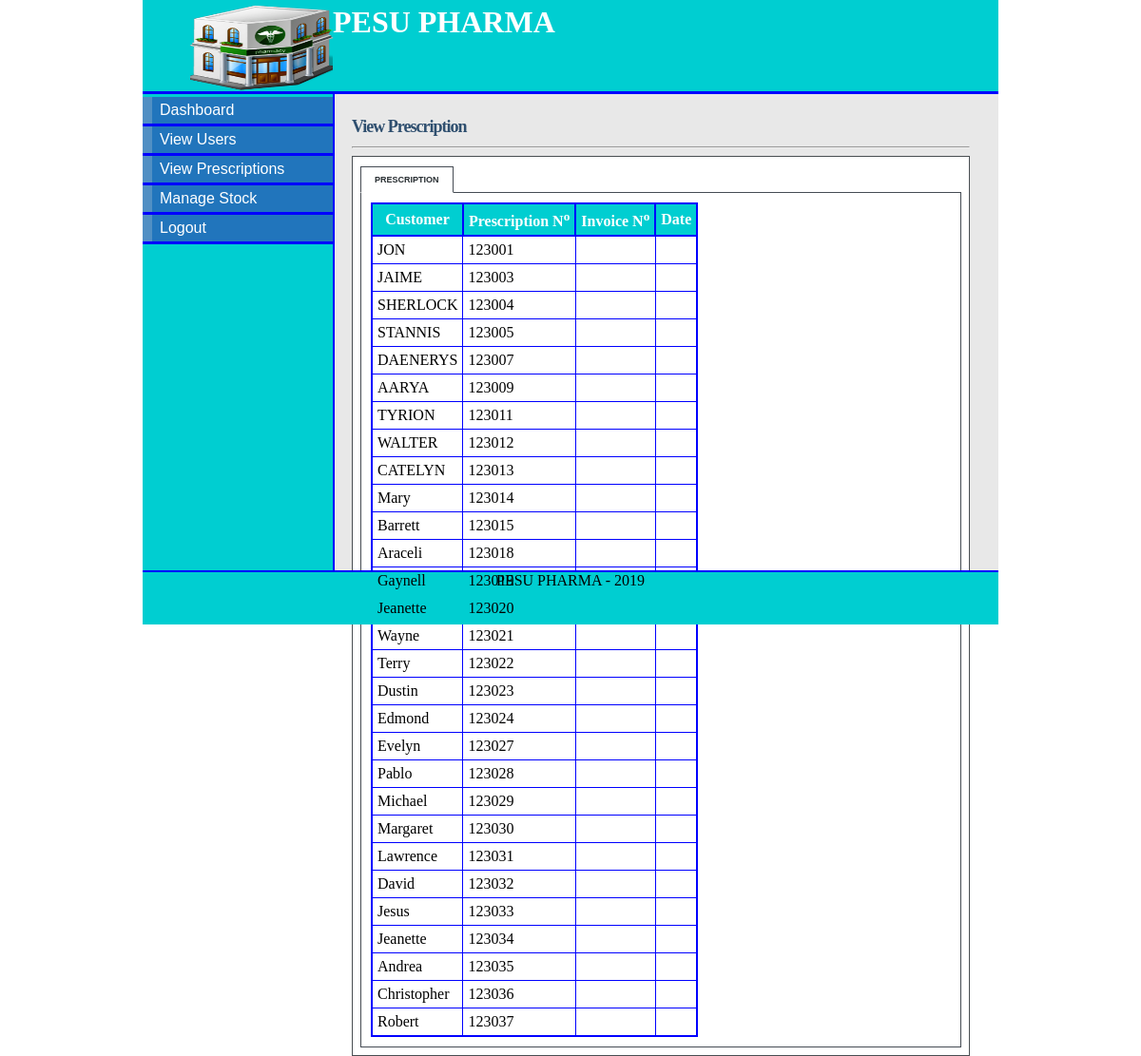
Screenshot of /view_prescription.php (signed in) with the database file from the repository.
### tables this page shows
CREATE TABLE IF NOT EXISTS `PRESCRIPTION`(
  `prescription_id` VARCHAR(10) NOT NULL,
  `order_date` DATE NOT NULL,
  `customer_id` VARCHAR(10) NOT NULL,
  `customer_name` VARCHAR(15) NOT NULL,
  `drug_name` VARCHAR(15) NOT NULL,
  `drug_quantity` INT NOT NULL,
  `cust_phone` INT NOT NULL,
  PRIMARY KEY(`prescription_id`)
);

### view_prescription.php (the view, shortened to what this page needs)
<!DOCTYPE html>
<html>
<head>
<link rel="stylesheet" type="text/css" href="style/mystyle.css">
<link rel="stylesheet" href="style/style.css" type="text/css" media="screen" />
<link rel="stylesheet" href="style/table.css" type="text/css" media="screen" />
</head>
<body>
<div id="content">
<div id="header">
<h1><a href="#"><img src="images/hd_logo.jpg"></a>  PESU PHARMA</h1></div>
<div id="left_column">
<div id="button">
		<ul>
			<li><a href="manager.php">Dashboard</a></li>
			<li><a href="view.php">View Users</a></li>
			<li><a href="view_prescription.php">View Prescriptions</a></li>
			<li><a href="stock.php">Manage Stock</a></li>
			<li><a href="logout.php">Logout</a></li>
		</ul>
</div>
</div>
<div id="main">
<div id="tabbed_box" class="tabbed_box">
    <h4>View Prescription</h4>
<hr/>
    <div class="tabbed_area">
        <ul class="tabs">
            <li><a href="javascript:tabSwitch('tab_1', 'content_1');" id="tab_1" class="active">Prescription </a></li>
        </ul>
        <div id="content_1" class="content">
		<?php
        include_once('connect_db.php');
       $result = mysqli_query($con,"SELECT * FROM prescription")or die(mysqli_error($con));
        echo "<table border='1' cellpadding='5'>";
        echo "<tr> <th>Customer</th><th>Prescription N<sup>o</sup></th> <th>Invoice N<sup>o</sup></th><th>Date </th></tr>";
        while($row = mysqli_fetch_array( $result )) {
                echo "<tr>";
                echo '<td>' . $row['customer_name'] . '</td>';
                echo '<td>' . $row['prescription_id'] . '</td>';
				echo '<td>' . $row['invoice_id'] . '</td>';
				echo '<td>' . $row['date'] . '</td>';
				?>
				<?php
		 }
        echo "</table>";
?>
        </div>
    </div>
</div>
</div>
<div id="footer" align="Center"> PESU PHARMA - 2019</div>
</div>
</body>
</html>

### style/mystyle.css (style rules this page uses)
body { margin-top: 0px; padding-top: 0px; }
#content { margin-left: auto; margin-right: auto; background: #E8E8E8; width: 900px; height: 600px; }
#header { width: 900px; height: 96px; background: #00CED1; border-bottom: solid 3px blue; }
#header h1 { margin: 0px; padding-top: 5px; margin-left: 50px; color: #fff; }
#header img { float:left; height: 90px; width: 150px; }
#left_column { clear: all; float: left; width: 200px; height: 501px; background: #00CED1; border-right:solid 2px blue; }
#main { clear: all; width: 780px; height: 470px; background: #E8E8E8; }
#button { width: 12.5em; padding: 0 0 1em 0; margin-top: 0.2em; margin-bottom: 1em; font-family: 'Trebuchet MS', 'Lucida Grande', Verdana, Arial, Sans-serif; background: #00CED1; color: #333; }
#button ul { list-style: none; margin: 0; padding: 0; border: none; }
#button li { border-bottom: 3px solid blue; margin: 0; list-style: none; list-style-image: none; }
#button li a { display: block; padding: 5px 5px 5px 0.5em; border-left: 10px solid #508fc4; border-right: 10px solid #2175bc; background-color: #2175bc; color: #fff; text-decoration: none; width: 100%; }
html>body #button li a { width: auto; }
#footer { width: 900px; height: 55px; background: #00CED1; clear: all; border-top: solid 2px blue; }

### style/style.css (style rules this page uses)
#tabbed_box { margin: 0px auto 0px 220px; width: 650px; }
.tabbed_box h4 { font-size: 18px; color:#2F4F6F; letter-spacing:-1px; margin-bottom:10px; }
.tabbed_area { border: 1px solid #494e52; background-color: #fff; padding: 8px; }
ul.tabs { margin: 0px; padding: 0px; margin-top: 5px; margin-bottom: 6px; }
ul.tabs li { list-style: none; display: inline; }
ul.tabs li a { background-color: #464c54; color: #ffebb5; padding: 8px 14px 8px 14px; text-decoration: none; font-size: 9px; font-family: Verdana, Arial, Helvetica, sans-serif; font-weight: bold; text-transform: uppercase; border: 1px solid #464c54; }
ul.tabs li a.active { background-color: #ffffff; color: #282e32; border: 1px solid #464c54; border-bottom: 1px solid #ffffff; }
.content { background-color: #ffffff; padding: 10px; border: 1px solid #464c54; }

### style/table.css (style rules this page uses)
table { border-collapse:collapse; }
table,th { border: 2px solid blue; }
th { background-color: #00CED1; color:white; }

### view_prescription.php (style rules this page uses)
#main { height: 477px; }

### rows the page displays
prescription: customer_name "JON", prescription_id "123001"
prescription: customer_name "JAIME", prescription_id "123003"
prescription: customer_name "SHERLOCK", prescription_id "123004"
prescription: customer_name "STANNIS", prescription_id "123005"
prescription: customer_name "DAENERYS", prescription_id "123007"
prescription: customer_name "AARYA", prescription_id "123009"
prescription: customer_name "TYRION", prescription_id "123011"
prescription: customer_name "WALTER", prescription_id "123012"
prescription: customer_name "CATELYN", prescription_id "123013"
prescription: customer_name "Mary", prescription_id "123014"
prescription: customer_name "Barrett", prescription_id "123015"
prescription: customer_name "Araceli", prescription_id "123018"
prescription: customer_name "Gaynell", prescription_id "123019"
prescription: customer_name "Jeanette", prescription_id "123020"
prescription: customer_name "Wayne", prescription_id "123021"
prescription: customer_name "Terry", prescription_id "123022"
prescription: customer_name "Dustin", prescription_id "123023"
prescription: customer_name "Edmond", prescription_id "123024"
prescription: customer_name "Evelyn", prescription_id "123027"
prescription: customer_name "Pablo", prescription_id "123028"
prescription: customer_name "Michael", prescription_id "123029"
prescription: customer_name "Margaret", prescription_id "123030"
prescription: customer_name "Lawrence", prescription_id "123031"
prescription: customer_name "David", prescription_id "123032"
prescription: customer_name "Jesus", prescription_id "123033"
prescription: customer_name "Jeanette", prescription_id "123034"
prescription: customer_name "Andrea", prescription_id "123035"
prescription: customer_name "Christopher", prescription_id "123036"
prescription: customer_name "Robert", prescription_id "123037"
